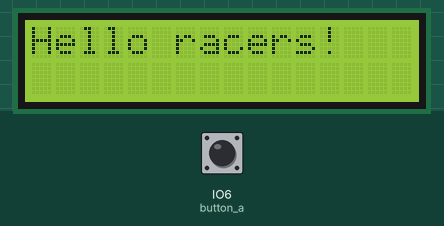
This program was run on a simulated ESP32 board running CircuitPython. On the bench: 16×2 character LCD. The test bench sets the inputs (shaded band); at power-on: IO6 (button_a) HIGH. Library files of the repository ran but are not shown: lcd.py, i2c_pcf8574_interface.py; what the program prints to the serial console is not drawn.

Above: at 0.1 s.
At 3.3 s:
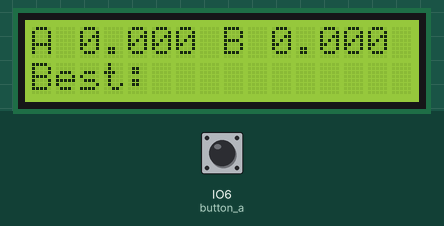
3.4 s: IO6 (button_a) pulled LOW for 1 s
Timing chart, 0 to 6.4 s (numbered marks = the images above; inputs shaded):
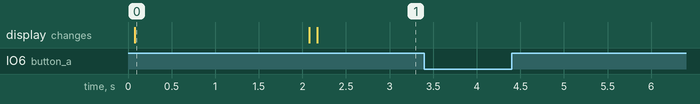

Measured:
- after the input at 3.4 s, every drawn part: stays the same
- what the display in image 0 shows lasts 2.0 s, from 0.1 s to 2.1 s

The program:

LapCounterPrototype.py
```python
import busio
import displayio
import terminalio
import fourwire
import board
import digitalio
import time
import busio
from lcd.lcd import LCD
from lcd.i2c_pcf8574_interface import I2CPCF8574Interface

button_a = digitalio.DigitalInOut(board.IO6)
button_a.direction = digitalio.Direction.INPUT
button_a.pull = digitalio.Pull.UP

slot_sensor_a = digitalio.DigitalInOut(board.IO2)
slot_sensor_a.direction = digitalio.Direction.INPUT
slot_sensor_a.pull = digitalio.Pull.DOWN

slot_sensor_b = digitalio.DigitalInOut(board.IO4)
slot_sensor_b.direction = digitalio.Direction.INPUT
slot_sensor_b.pull = digitalio.Pull.DOWN

def scanI2C():
    i2c = busio.I2C(board.IO20, board.IO21)
    i2c.try_lock()
    print(i2c.scan())
    i2c.unlock()
    i2c.deinit()

#scanI2C()

SDA_pin = board.IO20
SCL_pin = board.IO21
#set update frequency higher to help with slow lcd refresh rate
i2c = busio.I2C(SDA_pin, SCL_pin)#, frequency=200_000)

lcd = LCD(I2CPCF8574Interface(i2c, 39), num_rows=2, num_cols=16)

print("Starting program.")

lcd.set_cursor_pos(0, 0)
lcd.print("Hello racers!")
time.sleep(2)
lcd.clear()

start_time = time.monotonic()
lap_time_a = start_time
lap_duration_a = lap_time_a - start_time
lap_time_b = start_time
lap_duration_b = lap_time_a - start_time
best_lap_duration = 0.0
buttonPressed = False

def show_best_lap_time(time, track):
    timeStr = "Best:"
    if best_lap_duration > 0:
        timeStr += f"{time:6.3f} ({track})"
    else:
        timeStr += "           " #empty space to clear these characters on the LCD
    lcd.set_cursor_pos(1, 0)
    lcd.print(timeStr)

def poll_slot_sensor_until(timeout) -> bool:
    global lap_duration_a
    global lap_time_a
    global lap_duration_b
    global lap_time_b
    global best_lap_duration

    current_time_f = time.monotonic
    timeout_time = time.monotonic() + timeout
    counter = 0
    nothing_in_track_a = False
    nothing_in_track_b = False
    while time.monotonic() < timeout_time:
        counter+=1
        if slot_sensor_a.value and nothing_in_track_a:
            lap_duration_a = time.monotonic() - lap_time_a
            lap_time_a = time.monotonic()
            lcd.set_cursor_pos(0, 1)
            lcd.print(f"{lap_duration_a:6.3f}")
            if(lap_duration_a < best_lap_duration) or best_lap_duration == 0.0:
                best_lap_duration = lap_duration_a
                show_best_lap_time(best_lap_duration, "A")
            return True
        if not slot_sensor_a.value:
            nothing_in_track_a = True

        if slot_sensor_b.value and nothing_in_track_b:
            lap_duration_b = time.monotonic() - lap_time_b
            lap_time_b = time.monotonic()
            lcd.set_cursor_pos(0, 9)
            lcd.print(f"{lap_duration_b:6.3f}")
            if(lap_duration_b < best_lap_duration) or best_lap_duration == 0.0:
                best_lap_duration = lap_duration_b
                show_best_lap_time(best_lap_duration, "B")
            return True
        if not slot_sensor_b.value:
            nothing_in_track_b = True

    return False

# Initialise LCD text
lcd.clear()
timeStr = f"A{lap_duration_a:6.3f} B{lap_duration_b:6.3f}"
timeStr += "\nBest:"
lcd.set_cursor_pos(0, 0)
lcd.print(timeStr)

# Update loop
while True:

    if not button_a.value:  # Button A is pressed
        if not buttonPressed:
            print("Button Pressed.")
            buttonPressed = True
            best_lap_duration = 0.0
            show_best_lap_time(best_lap_duration, " ")
    else:
        buttonPressed = False

    detected = poll_slot_sensor_until(1)
    #if detected:
        #print("Object detected! 🚀")  # Fast response when object blocks sensor
```
